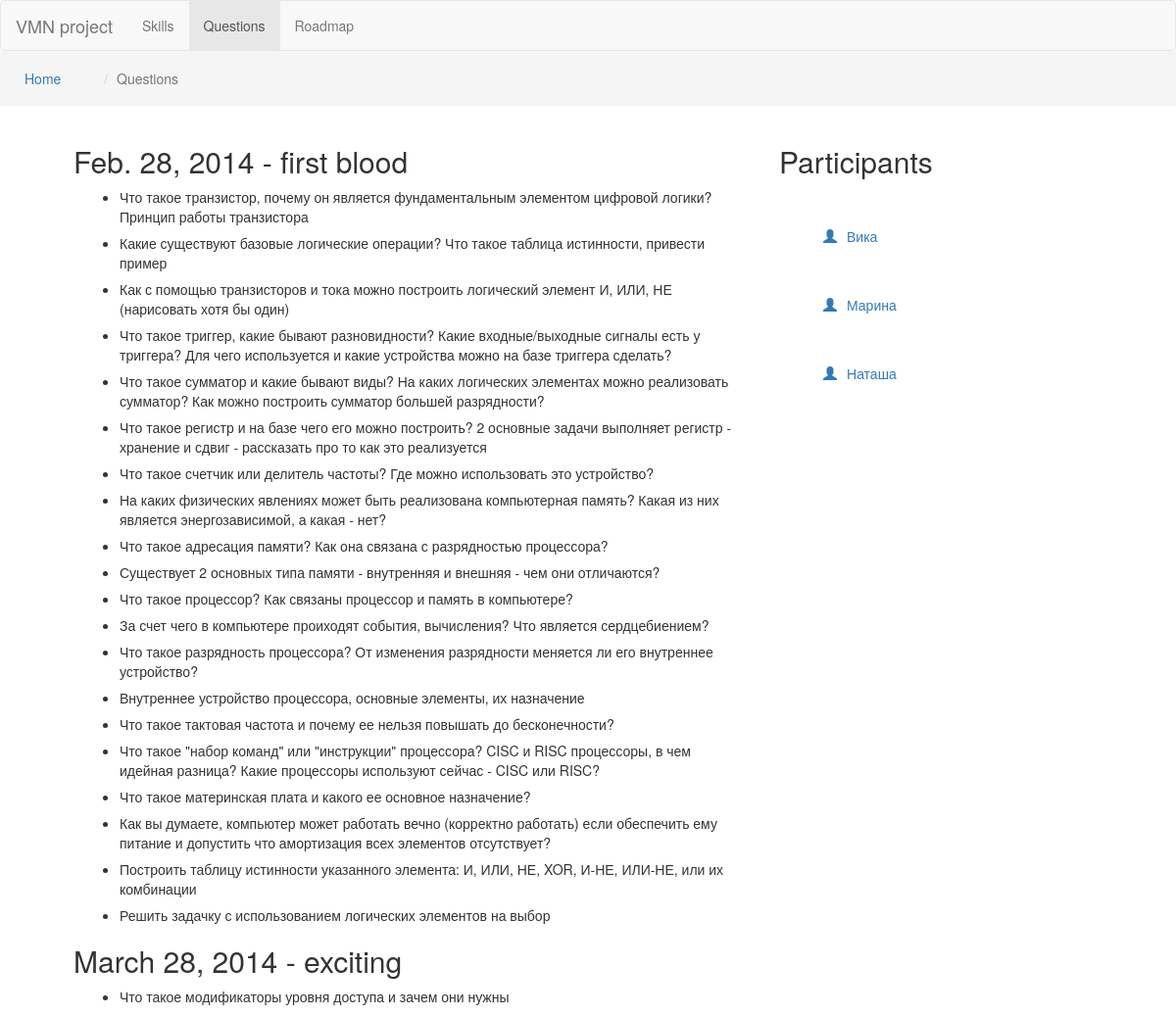
The page /questions on the database as committed earlier.
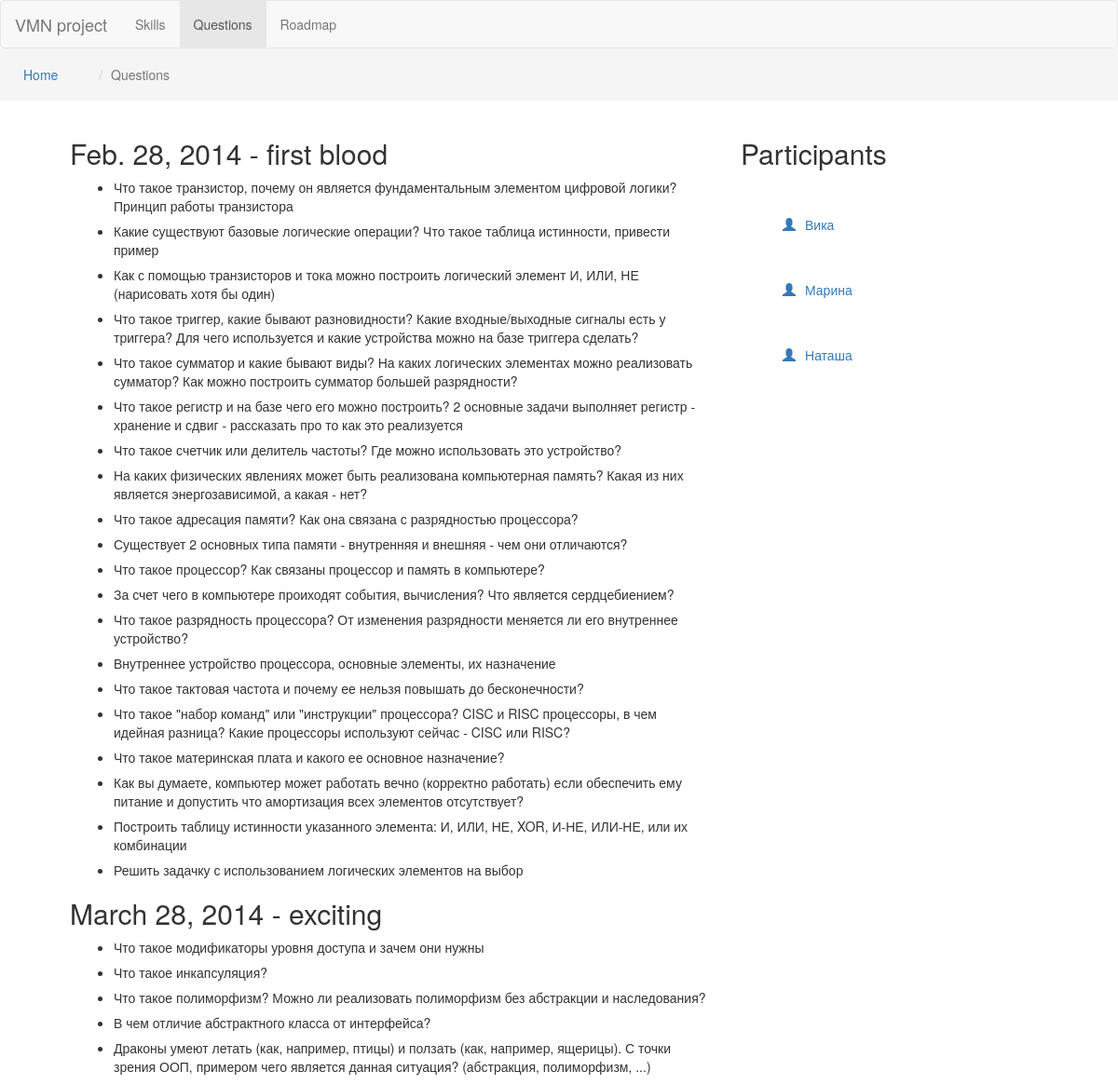
The same page on the database as committed later.
### students/models.py (models this page shows, shortened)
class Milestone(models.Model):
    name = models.CharField(max_length=40, primary_key=True)
    date = models.DateField(auto_now=False, auto_now_add=False, auto_created=False)
    class Meta:
        db_table = 'milestone'

class Question(models.Model):
    id = models.AutoField(primary_key=True)
    question = models.CharField(max_length=200)
    milestone = models.ForeignKey(Milestone, db_column="milestone")
    class Meta:
        db_table = 'question'

### students/views.py (the view)
# urls.py: url(r'^questions', views.questions_page, name='questions_page'),
def questions_page(request):
    milestones = dict()
    for q in Question.objects.all():
        milestoneName = q.milestone.name
        milestoneDate = q.milestone.date
        if not milestones.get(milestoneName):
            milestones[milestoneName] = {
                'questions': [],
                'date': milestoneDate
            }
        milestones[milestoneName]['questions'].append({
            'id': q.id, 'question': q.question
        })
    template = loader.get_template('questions.html')
    context = RequestContext(request, {
        'milestones': milestones
    })
    return HttpResponse(template.render(context))

### students/templates/questions.html (shortened to what this page needs)
{% load staticfiles %}
<html>
<head>
	{% include "head.html" %}
</head>
<body>
{% include "navbar.html" with questions_page="true" %}
<div id="breadcrumbs" class="row">
	<ol class="breadcrumb">
		<li class="breadcrumb-part"><a href="/">Home</a></li>
		<li class="active breadcrumb-part">Questions</li>
	</ol>
</div>
<div class="row centered">
	<div class="col-md-8">
        {% for m, milestone in milestones.items %}
        <h2>{{ milestone.date }} - {{ m }}</h2>
		<ul id="questions">
			{% for q in milestone.questions %}
			<li id="{{ q.id }}"class="space-7">
				{{ q.question }}
			</li>
			{% endfor %}
		</ul>
        {% endfor %}
	</div>
	<div class="col-md-4">
		{% include "students-sidebar.html" %}
	</div>
</div>
</body>
</html>

### students/templates/head.html (shortened to what this page needs)
{% load staticfiles %}
<link rel="stylesheet" type="text/css" href="{% static "js/style.css" %}">
<link rel="stylesheet" type="text/css" href="{% static "bower_components/bootstrap/dist/css/bootstrap.css" %}">

### students/templates/navbar.html
<nav class="navbar navbar-default" role="navigation">
	<div class="navbar-header">
		<a class="navbar-brand" href="/">VMN project</a>
	</div>
	<div class="collapse navbar-collapse" id="bs-example-navbar-collapse-1">
		<ul class="nav navbar-nav">
			<li {% if skills_page %}class="active"{% endif %}><a href="/skills">Skills</a></li>
			<li {% if questions_page %}class="active"{% endif %}><a href="/questions">Questions</a></li>
			<li {% if roadmap_page %}class="active"{% endif %}><a href="/roadmap">Roadmap</a></li>
		</ul>
	</div>
</nav>

### students/templates/students-sidebar.html (shortened to what this page needs)
<h2>Participants</h2>
<ul id="peoplePills"class="nav nav-pills nav-stacked">
	<li><a id="studentVika" href="#"><span class="glyphicon glyphicon-user"></span><span style="padding-left: 10px">Вика</span></a></li>
	<li><a id="studentMarina" href="#"><span class="glyphicon glyphicon-user"></span><span style="padding-left: 10px">Марина</span></a></li>
	<li><a id="studentNatasha" href="#"><span class="glyphicon glyphicon-user"></span><span style="padding-left: 10px">Наташа</span></a></li>
</ul>

### students/static/js/style.css (style rules this page uses)
.breadcrumb-part { margin: 10px; margin-left: 25px; }
#peoplePills { width: 300px; }
#peoplePills li { margin: 30px; }
nav.navbar { margin: 0px; }
div.row.centered { width: 90%; margin: auto; }
.space-7 { margin: 7px; }

Rows that differ between the two databases and show on the page:
added Question: question "Что такое инкапсуляция?"
added Question: question "Что такое полиморфизм? Можно ли реализовать полиморфизм без абстракции и наследования?"
added Question: question "В чем отличие абстрактного класса от интерфейса?"
added Question: question "Драконы умеют летать (как, например, птицы) и ползать (как, например, ящерицы). С точки зрения ООП, примером чего является данная ситуация? (абстракция, полиморфизм, ...)"
